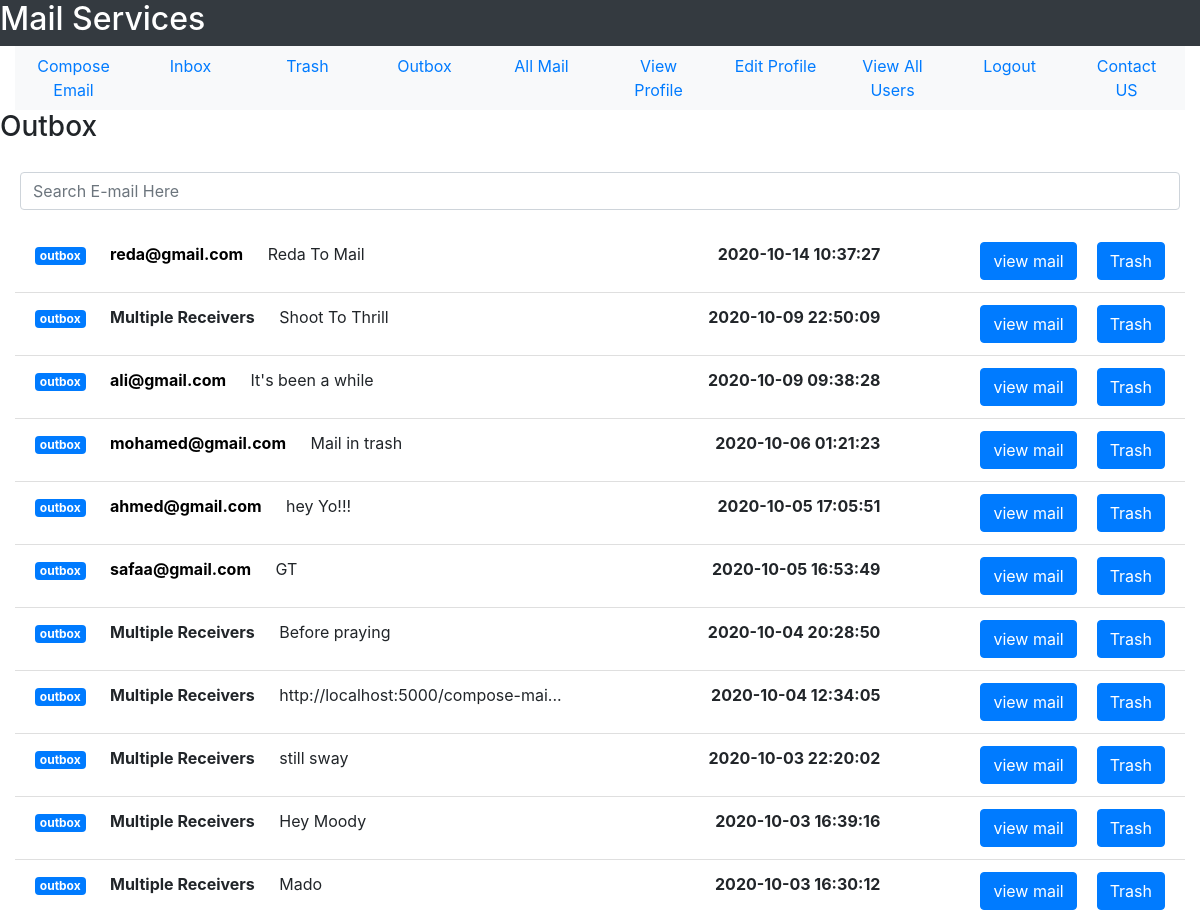
The page /outbox (signed in, upper part) on the database as committed earlier.
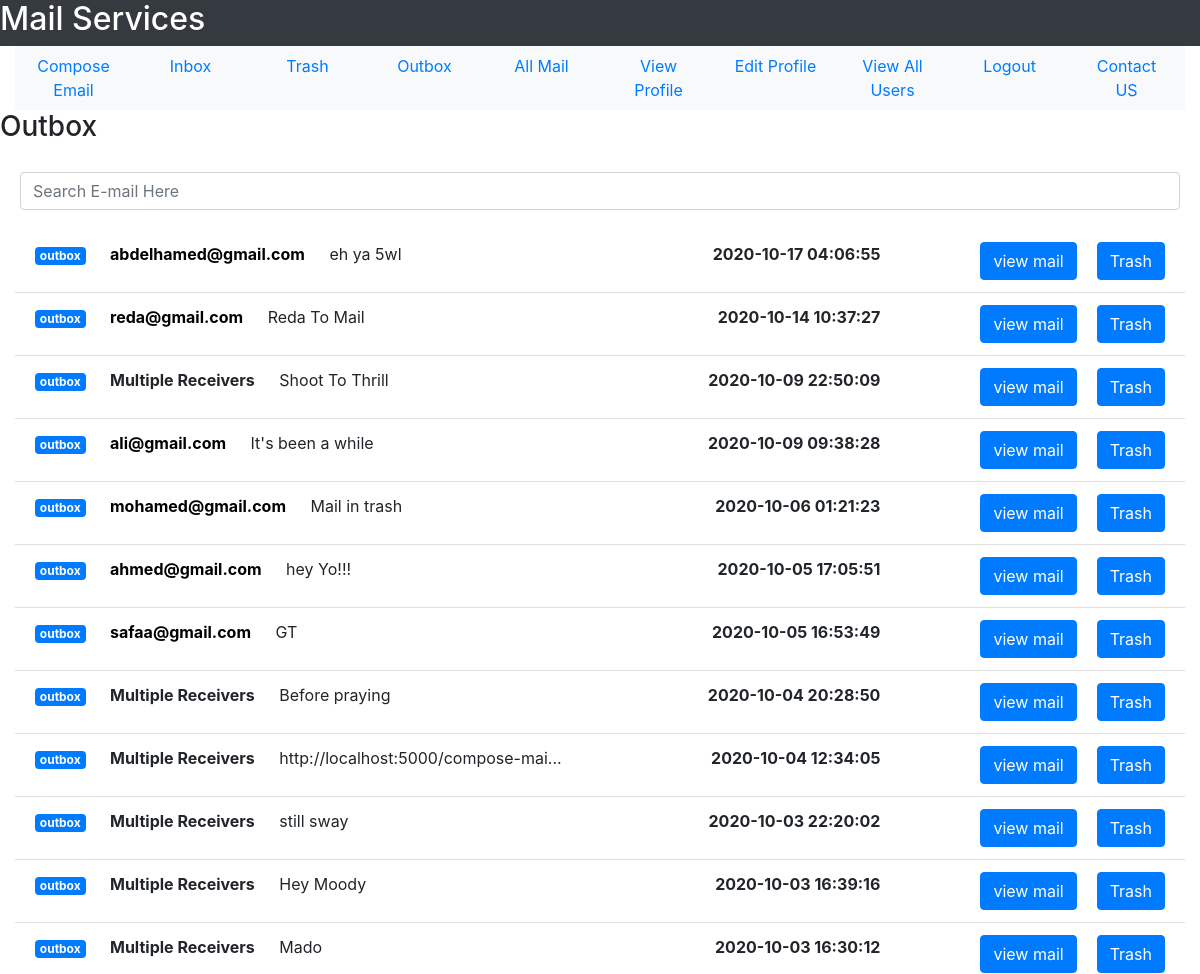
The same page on the database as committed later.
### tables this page shows
CREATE TABLE user(user_id INTEGER PRIMARY KEY, user_name TEXT NOT NULL, user_email TEXT NOT NULL, user_password TEXT  NOT NULL, user_gender TEXT NOT NULL, user_date_of_birth TEXT NOT NULL, user_city TEXT NOT NULL, user_country TEXT NOT NULL, user_contact INTEGER, user_account_creation_date TEXT NOT NULL, user_active INTEGER DEFAULT 0 CHECK(user_active == 1 OR user_active == 0), UNIQUE(user_email));

CREATE TABLE mail(mail_id INTEGER PRIMARY KEY, sender_id INTEGER NOT NULL, receiver_id INTEGER NOT NULL, mail_subject TEXT, mail_body TEXT,  mail_date TEXT NOT NULL,mail_seen INTEGER DEFAULT 0 CHECK(mail_seen == 0 OR mail_seen == 1), sender_trashed INTEGER DEFAULT 0 CHECK(sender_trashed == 0 OR sender_trashed == 1), receiver_trashed INTEGER DEFAULT 0 CHECK(receiver_trashed == 0 OR receiver_trashed == 1), multiple_receivers INTEGER DEFAULT 0 CHECK(multiple_receivers == 0 OR multiple_receivers == 1), FOREIGN KEY(sender_id, receiver_id) REFERENCES user(user_id, user_id));

### User/User_Mail/user_mail.py (the view)
@user_mail_bp.route("/outbox")
def see_outbox():
    outbox = return_outbox(get_user_id(session["email"]))
    return render_template("User_Mail/outbox.html", outbox_mails = outbox)

### User/User_Mail/user_mail.py (called while the page is built)
def get_user_id(user_email):
    sqlite_connection = sqlite3.connect('MAIL_DB.db')
    select_user_query = """SELECT user_id FROM user WHERE user_email = ?;"""
    select_user_query_data = (user_email,)
    user_record = sqlite_connection.execute(select_user_query, select_user_query_data)
    user_id = 0
    for data in user_record:
        user_id = data[0]
    sqlite_connection.close()
    return user_id

def get_user_email(user_id):
    sqlite_connection = sqlite3.connect('MAIL_DB.db')
    select_user_query = """SELECT user_email FROM user WHERE user_id = ?;"""
    select_user_query_data = (user_id,)
    user_record = sqlite_connection.execute(select_user_query, select_user_query_data)
    user_email = ""
    for data in user_record:
        user_email = data[0]
    sqlite_connection.close()
    return user_email

def remove_milli_seconds(full_date):
    date = datetime.strptime(full_date, '%Y-%m-%d %H:%M:%S.%f')
    return date.strftime('%Y-%m-%d %H:%M:%S')

### User/User_Mail/templates/User_Mail/outbox.html (shortened to what this page needs)
<!DOCTYPE html>
<html lang = "en">
    <head>
        <link rel="stylesheet" href="https://maxcdn.bootstrapcdn.com/bootstrap/4.5.2/css/bootstrap.min.css">
    </head>
<body>
    <div class = "container-fluid">
    <div class = "row bg-dark text-white">
        <h2>Mail Services</h2>
    </div>
    <div>
        <ul class = "nav nav-justified bg-light">
            <li class = 'nav-item'>
                <a href = "{{url_for('user_mail_bp.compose_email')}}" class = 'nav-link'>Compose Email</a>
            </li>
            <li class = 'nav-item'>
                <a href = "{{url_for('user_mail_bp.see_inbox')}}" class = 'nav-link'>Inbox</a>
            </li>
            <li class = 'nav-item'>
                <a href = "{{url_for('user_mail_bp.trash')}}" class = 'nav-link'>Trash</a>
            </li>
            <li class = 'nav-item'>
                <a href = "{{url_for('user_mail_bp.see_outbox')}}" class = 'nav-link'>Outbox</a>
            </li>
            <li class = 'nav-item'>
                <a href = "{{url_for('user_mail_bp.see_all_mail')}}" class = 'nav-link'>All Mail</a>
            </li>
            <li class = 'nav-item'>
                <a href = "{{url_for('user_profile_bp.view_profile')}}" class = 'nav-link'>View Profile</a>
            </li>
            <li class = 'nav-item'>
                <a href = "{{url_for('user_profile_bp.edit_profile_form')}}" class = 'nav-link'>Edit Profile</a>
            </li>
            <li class = 'nav-item'>
                <a href = "{{url_for('user_profile_bp.view_all_users')}}" class = 'nav-link'>View All Users</a>
            </li>
            <li class = 'nav-item'>
                <a href = "{{url_for('user_profile_bp.logout')}}" class = 'nav-link'>Logout</a>
            </li>
            <li class = 'nav-item'>
                <a href = "{{url_for('user_profile_bp.contact_us')}}" class = 'nav-link'>Contact US</a>
            </li>
        </ul>
    </div>
    <div class = "row">
        <h3>Outbox</h3>
    </div>
    <div class = "row">
        <input type = "text" id = "searchBar" class = "form-control" placeholder = "Search E-mail Here" style = "margin: 20px;">
    </div>
    <div>
       <ul class = "list-group list-group-flush">
           {% for mail in outbox_mails %}
           <li class = "list-group-item">
               <span class = "badge badge-primary">outbox</span>
               {% if mail["receiver_mail"] != "Multiple Receivers"%}
                    <a href = "{{url_for('user_mail_bp.compose_to_email', user_mail = mail['receiver_mail'])}}" style = "color: black;">
                        <strong style = "margin-left: 20px;" id = "userMail">{{mail['receiver_mail']}}</strong>
                    </a>
                {% else %}
                    <strong style = "margin-left: 20px;" id = "userMail">{{mail['receiver_mail']}}</strong>
                {% endif %}
               <span style = "margin-left: 20px;" id = "mailSubject">{{mail['mail_subject']}}</span>
               <a href = "{{url_for('user_mail_bp.outbox_to_trash', mail_id = mail['mail_id'])}}"
               class = "btn btn-primary float-right" style = "margin-left: 20px;">Trash</a>
               <a href = "{{url_for('user_mail_bp.view_mail', mail_id = mail['mail_id'])}}"
               class = "btn btn-primary float-right">view mail</a>
               <strong style = "margin-right: 100px;" class = "float-right">{{mail['mail_date']}}</strong>
           </li>
           {% endfor %}
       </ul>
    </div>
    </div>
</body>
</html>

Rows that differ between the two databases and show on the page:
now on this page (row edited): user: receiver_mail "abdelhamed@gmail.com"
added mail: mail_subject "eh ya 5wl"
Other text that changed with them:
new list line: "outbox Trash view mail 2020-10-17 04:06:55"
